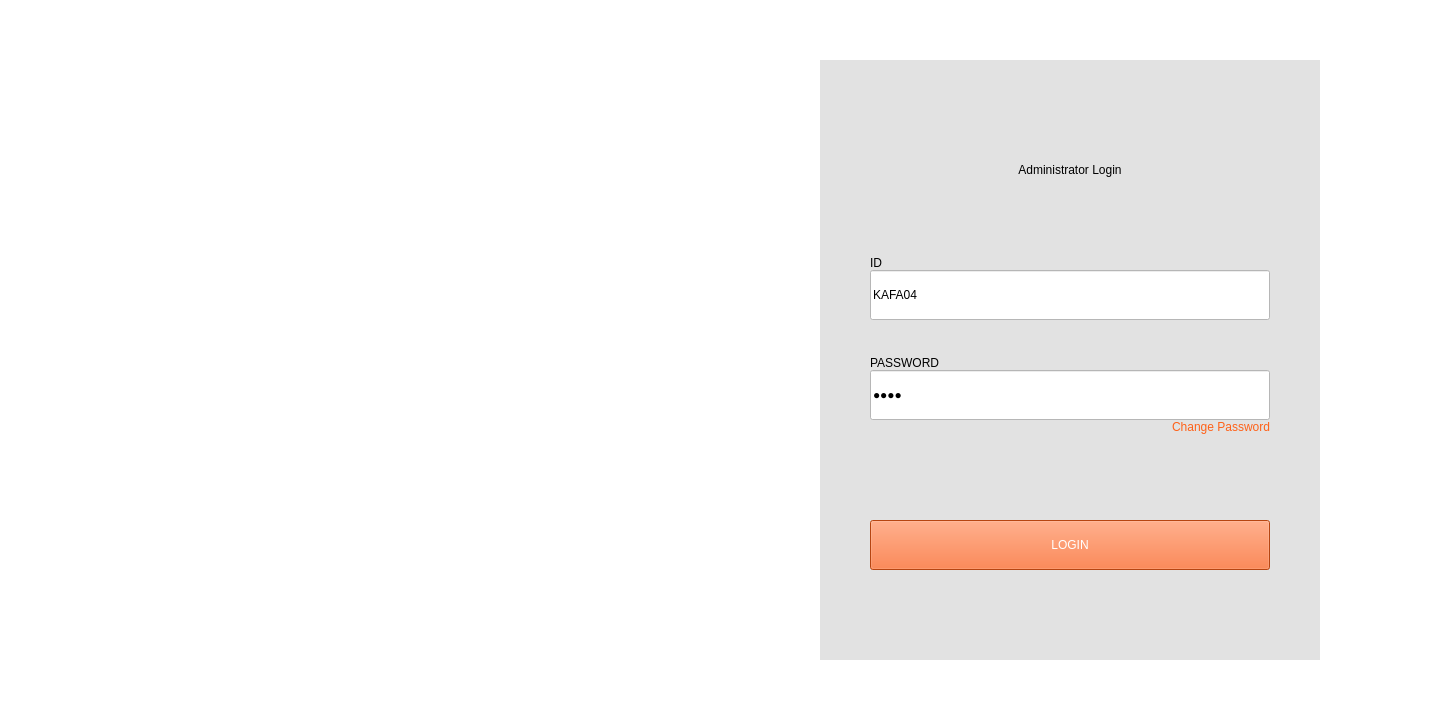
<?xml version="1.0" encoding="UTF-8"?>
<ui version="4.0">
 <class>MainWindow</class>
 <widget class="QMainWindow" name="MainWindow">
  <property name="geometry">
   <rect>
    <x>0</x>
    <y>0</y>
    <width>1440</width>
    <height>720</height>
   </rect>
  </property>
  <property name="minimumSize">
   <size>
    <width>1440</width>
    <height>720</height>
   </size>
  </property>
  <property name="maximumSize">
   <size>
    <width>1440</width>
    <height>720</height>
   </size>
  </property>
  <property name="sizeIncrement">
   <size>
    <width>0</width>
    <height>0</height>
   </size>
  </property>
  <property name="windowTitle">
   <string>MainWindow</string>
  </property>
  <property name="styleSheet">
   <string notr="true">background-color: rgb(255, 255, 255);</string>
  </property>
  <widget class="QWidget" name="centralwidget">
   <widget class="QWidget" name="gridLayoutWidget">
    <property name="geometry">
     <rect>
      <x>10</x>
      <y>10</y>
      <width>1421</width>
      <height>701</height>
     </rect>
    </property>
    <layout class="QGridLayout" name="master_grid">
     <property name="sizeConstraint">
      <enum>QLayout::SetDefaultConstraint</enum>
     </property>
     <property name="leftMargin">
      <number>60</number>
     </property>
     <property name="topMargin">
      <number>20</number>
     </property>
     <property name="rightMargin">
      <number>60</number>
     </property>
     <property name="bottomMargin">
      <number>20</number>
     </property>
     <item row="0" column="0">
      <layout class="QHBoxLayout" name="sub_hori">
       <property name="spacing">
        <number>0</number>
       </property>
       <item>
        <widget class="QLabel" name="logo">
         <property name="sizePolicy">
          <sizepolicy hsizetype="Fixed" vsizetype="Fixed">
           <horstretch>0</horstretch>
           <verstretch>0</verstretch>
          </sizepolicy>
         </property>
         <property name="minimumSize">
          <size>
           <width>700</width>
           <height>600</height>
          </size>
         </property>
         <property name="maximumSize">
          <size>
           <width>700</width>
           <height>600</height>
          </size>
         </property>
         <property name="text">
          <string/>
         </property>
         <property name="pixmap">
          <pixmap>logo_adidas.png</pixmap>
         </property>
         <property name="scaledContents">
          <bool>false</bool>
         </property>
         <property name="alignment">
          <set>Qt::AlignCenter</set>
         </property>
        </widget>
       </item>
       <item>
        <widget class="QFrame" name="login_frame">
         <property name="sizePolicy">
          <sizepolicy hsizetype="Fixed" vsizetype="Fixed">
           <horstretch>0</horstretch>
           <verstretch>0</verstretch>
          </sizepolicy>
         </property>
         <property name="maximumSize">
          <size>
           <width>500</width>
           <height>600</height>
          </size>
         </property>
         <property name="styleSheet">
          <string notr="true">background-color: rgb(226, 226, 226);</string>
         </property>
         <layout class="QGridLayout" name="gridLayout_3">
          <property name="leftMargin">
           <number>0</number>
          </property>
          <property name="topMargin">
           <number>0</number>
          </property>
          <property name="rightMargin">
           <number>0</number>
          </property>
          <property name="bottomMargin">
           <number>0</number>
          </property>
          <property name="spacing">
           <number>0</number>
          </property>
          <item row="0" column="0">
           <layout class="QVBoxLayout" name="login_layout">
            <property name="spacing">
             <number>0</number>
            </property>
            <property name="sizeConstraint">
             <enum>QLayout::SetNoConstraint</enum>
            </property>
            <property name="leftMargin">
             <number>50</number>
            </property>
            <property name="topMargin">
             <number>50</number>
            </property>
            <property name="rightMargin">
             <number>50</number>
            </property>
            <property name="bottomMargin">
             <number>80</number>
            </property>
            <item>
             <widget class="QLabel" name="top">
              <property name="maximumSize">
               <size>
                <width>16777215</width>
                <height>100</height>
               </size>
              </property>
              <property name="styleSheet">
               <string notr="true">font: 75 32pt &quot;PibotoLt&quot;;</string>
              </property>
              <property name="text">
               <string>Administrator Login</string>
              </property>
              <property name="textFormat">
               <enum>Qt::AutoText</enum>
              </property>
              <property name="alignment">
               <set>Qt::AlignCenter</set>
              </property>
             </widget>
            </item>
            <item>
             <widget class="QLabel" name="text_id">
              <property name="maximumSize">
               <size>
                <width>16777215</width>
                <height>50</height>
               </size>
              </property>
              <property name="styleSheet">
               <string notr="true">font: 18pt &quot;PibotoLt&quot;;</string>
              </property>
              <property name="text">
               <string>ID</string>
              </property>
              <property name="alignment">
               <set>Qt::AlignBottom|Qt::AlignLeading|Qt::AlignLeft</set>
              </property>
             </widget>
            </item>
            <item>
             <widget class="QLineEdit" name="lineEdit">
              <property name="sizePolicy">
               <sizepolicy hsizetype="Fixed" vsizetype="Fixed">
                <horstretch>0</horstretch>
                <verstretch>0</verstretch>
               </sizepolicy>
              </property>
              <property name="maximumSize">
               <size>
                <width>500</width>
                <height>50</height>
               </size>
              </property>
              <property name="styleSheet">
               <string notr="true">background-color: rgb(255, 255, 255);
font: 18pt &quot;PibotoLt&quot;;</string>
              </property>
              <property name="text">
               <string>KAFA04</string>
              </property>
             </widget>
            </item>
            <item>
             <widget class="QLabel" name="text_pw">
              <property name="maximumSize">
               <size>
                <width>16777215</width>
                <height>50</height>
               </size>
              </property>
              <property name="styleSheet">
               <string notr="true">font: 18pt &quot;PibotoLt&quot;;</string>
              </property>
              <property name="text">
               <string>PASSWORD</string>
              </property>
              <property name="alignment">
               <set>Qt::AlignBottom|Qt::AlignLeading|Qt::AlignLeft</set>
              </property>
             </widget>
            </item>
            <item>
             <widget class="QLineEdit" name="input_pw">
              <property name="sizePolicy">
               <sizepolicy hsizetype="Fixed" vsizetype="Fixed">
                <horstretch>0</horstretch>
                <verstretch>0</verstretch>
               </sizepolicy>
              </property>
              <property name="maximumSize">
               <size>
                <width>500</width>
                <height>50</height>
               </size>
              </property>
              <property name="styleSheet">
               <string notr="true">background-color: rgb(255, 255, 255);
font: 18pt &quot;PibotoLt&quot;;</string>
              </property>
              <property name="text">
               <string>asdf</string>
              </property>
              <property name="echoMode">
               <enum>QLineEdit::Password</enum>
              </property>
             </widget>
            </item>
            <item>
             <widget class="QLabel" name="change_pw">
              <property name="maximumSize">
               <size>
                <width>16777215</width>
                <height>100</height>
               </size>
              </property>
              <property name="styleSheet">
               <string notr="true">color: rgb(255, 97, 24);</string>
              </property>
              <property name="text">
               <string>Change Password</string>
              </property>
              <property name="alignment">
               <set>Qt::AlignRight|Qt::AlignTop|Qt::AlignTrailing</set>
              </property>
             </widget>
            </item>
            <item>
             <widget class="QPushButton" name="button_login">
              <property name="maximumSize">
               <size>
                <width>16777215</width>
                <height>50</height>
               </size>
              </property>
              <property name="styleSheet">
               <string notr="true">background-color: rgb(255, 97, 24);
color: rgb(255, 255, 255);
font: 75 24pt &quot;PibotoLt&quot;;</string>
              </property>
              <property name="text">
               <string>LOGIN</string>
              </property>
             </widget>
            </item>
           </layout>
          </item>
         </layout>
        </widget>
       </item>
      </layout>
     </item>
    </layout>
   </widget>
  </widget>
 </widget>
 <resources/>
 <connections/>
</ui>
